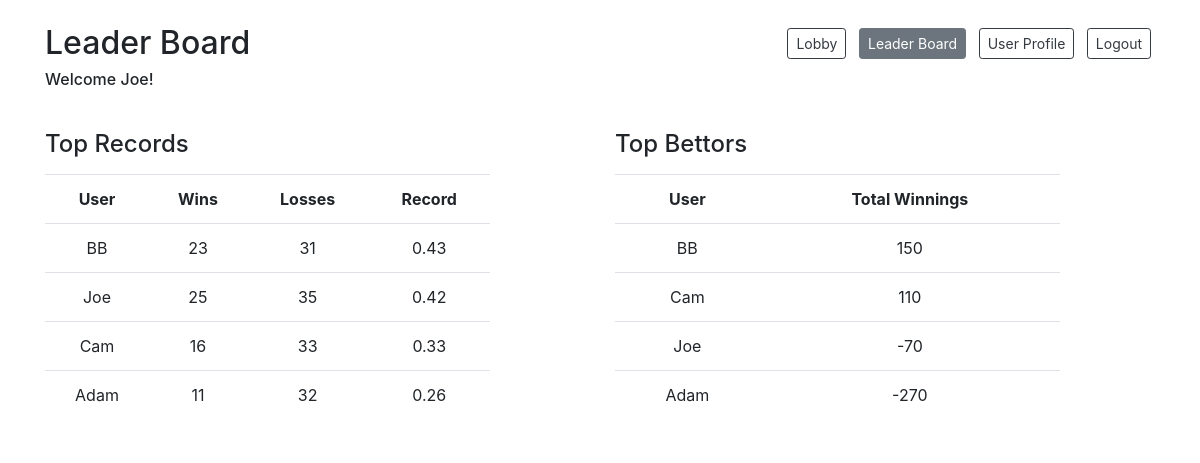
Page /leaderboard (signed in) on the committed database.
### models.py (models this page shows)
class User(db.Model):
    __tablename__ = "users"
    id = db.Column(db.Integer, primary_key=True)
    user_name = db.Column(db.String(255))
    email = db.Column(db.String(255))
    password = db.Column(db.String(255))
    balance = db.Column(db.Integer)
    photo = db.Column(db.BLOB)
    current_game_id = db.Column(db.Integer, db.ForeignKey("games.id"), nullable=True)  # is null if not currently in a game
    current_game = db.relationship("Game", foreign_keys=[current_game_id], backref="game_users")
    created_at = db.Column(db.DateTime, server_default=func.now())
    updated_at = db.Column(db.DateTime, server_default=func.now(), onupdate=func.now())

### controller.py (the view)
def leaderboard():
    if 'user_id' in session:
        user = getUser(session['user_id'])
    records = getTopWinLossRecords(10)
    bettors = getTopBettors(10)
    return render_template('leaderboard.html', user = user, records = records, bettors = bettors, starting_balance=starting_balance)

### utilities.py (called while the page is built)
def getUser(user_id):
    user = User.query.get(user_id)
    return user

def getTopWinLossRecords(num_of_players):
    results = Player.query.join(User).with_entities( \
        User.user_name.label('user_name'), \
        func.count(Player.result).filter(Player.result==2).label('wins'), \
        func.count(Player.result).filter(Player.result==3).label('losses') \
        ).filter(or_(Player.result==2,Player.result==3)).group_by(User.user_name) \
        .order_by((1.0*func.count(Player.result).filter(Player.result==2)/ \
        (func.count(Player.result).filter(Player.result==3)+
         func.count(Player.result).filter(Player.result==2))).desc()
        ).limit(10).all()
    records = []
    for result in results:
        entry = {}
        entry['user_name'] = result.user_name
        entry['wins'] = result.wins
        entry['losses'] = result.losses
        records.append(entry)
    return records

def getTopBettors(num_of_players):
    topBettors = User.query.order_by(User.balance.desc()).limit(10)
    return topBettors

### templates/leaderboard.html (shortened to what this page needs)
<!DOCTYPE html>
<html lang="en">
<head>
    <link href="https://stackpath.bootstrapcdn.com/bootstrap/4.4.1/css/bootstrap.min.css" rel="stylesheet">
    <script src="https://cdnjs.cloudflare.com/ajax/libs/socket.io/1.7.3/socket.io.min.js"></script></head>
</head>
<body>
    <div class="container bg-white">
        <div class="row justify-content-between mt-4 mb-2">
            <div class="col-auto">
                <h2>Leader Board</h2>
                <h6>Welcome {{user.user_name}}!</h6>
            </div>
            <div class="col-auto">
                <a href="/lobby" class="col-auto btn btn-outline-dark btn-sm mx-1 mt-1 mb-3">Lobby</a>
                <a href="#" class="inactive col-auto btn btn-secondary btn-sm mx-1 mt-1 mb-3">Leader Board</a>
                <a href="/user-profile" class="col-auto btn btn-outline-dark btn-sm mx-1 mt-1 mb-3">User Profile</a>
                <a href="/logout-action" class="col-auto btn btn-outline-dark btn-sm mx-1 mt-1 mb-3">Logout</a>
            </div>
        </div>
        <div class="row pt-4">
            <div class="col-5">
                <h4 class="pb-2">Top Records</h4>
                {% if records %}
                    <table class="table table-fixed text-center table-hover">
                        <tr scope="row">
                            <th>User</th>
                            <th>Wins</th>
                            <th>Losses</th>
                            <th>Record</th>
                        </tr>
                    {% for record in records %}
                        <tr scope="row">
                            <td>{{record.user_name}}</td>
                            <td>{{record.wins}}</td>
                            <td>{{record.losses}}</td>
                            <td>{%if record.wins or record.losses %}{{'%0.2f'| format(record.wins/(record.wins+record.losses))}}{%endif%}</td>
                        </tr>
                    {% endfor %}
                    </table>
                {% else %}
                    <h6>No games</h6>
                {% endif %}
            </div>
            <div class="col-1"></div>
            <div class="col-5">
                <h4 class="pb-2">Top Bettors</h4>
                {% if bettors %}
                    <table class="table table-fixed text-center table-hover">
                        <tr scope="row">
                            <th>User</th>
                            <th>Total Winnings</th>
                        </tr>
                    {% for bettor in bettors %}
                        <tr scope="row">
                            <td>{{bettor.user_name}}</td>
                            <td>{{bettor.balance - starting_balance}}</td>
                        </tr>
                    {% endfor %}
                    </table>
                {% else %}
                    <h6>No bettors</h6>
                {% endif %}
            </div>
        </div>
    </div>
</body>
</html>

### rows in the picture
User: user_name "Joe", bettor.balance-starting_balance "-70"
User: user_name "BB", bettor.balance-starting_balance "150"
User: user_name "Cam", bettor.balance-starting_balance "110"
User: user_name "Adam", bettor.balance-starting_balance "-270"

### other values in the picture
{{ record.user_name }} "BB" "Joe" "Cam" "Adam"
{{ record.wins }} "23" "25" "16" "11"
{{ record.losses }} "31" "35" "33" "32"
{{ '%0.2f'| format(record.wins/(record.wins+record.losses)) }} "0.43" "0.42" "0.33" "0.26"
